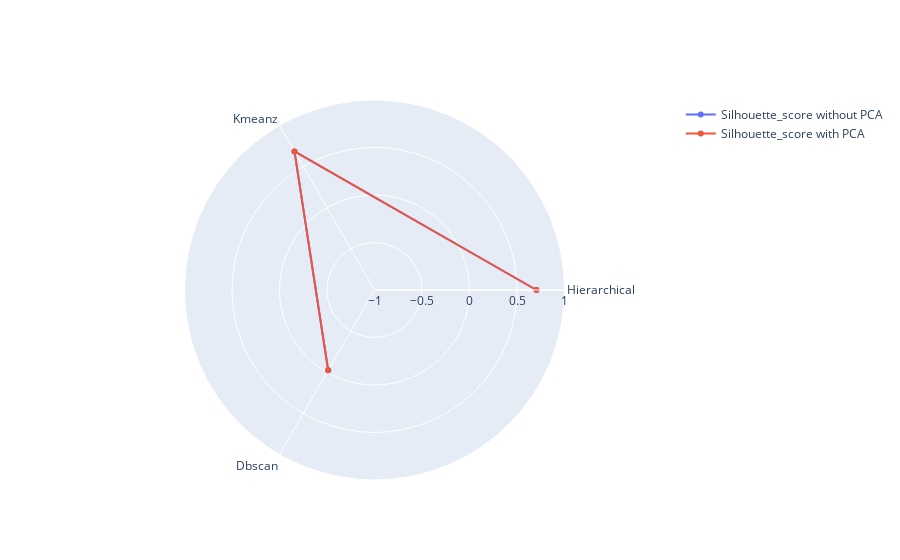

The notebook cell this image was saved under:
### Code cell
import plotly.graph_objects as go

categories = ['Hierarchical', 'Kmeanz', 'Dbscan']

fig = go.Figure()

fig.add_trace(go.Scatterpolar(
      r= [0.7046040167330689, 0.684504742486298, -0.024693453318973144],
      theta=categories,
      name='Silhouette_score without PCA'
))

fig.add_trace(go.Scatterpolar(
      r= [0.7046125532273774, 0.6845177848825283, -0.02468892249604066],
      theta=categories,
      name='Silhouette_score with PCA'
))


fig.update_layout(
  polar=dict(
    radialaxis=dict(
      visible=True,
      range=[-1, 1]
    )),
  showlegend=True
)

fig.show()

### Figure 1 — Plotly figure (JSON) as saved in the notebook; plotly's stock layout.template omitted (floating-point values rounded to 4 significant figures)
{"data": [{"name": "Silhouette_score without PCA", "r": [0.7046, 0.6845, -0.02469], "theta": ["Hierarchical", "Kmeanz", "Dbscan"], "type": "scatterpolar"}, {"name": "Silhouette_score with PCA", "r": [0.7046, 0.6845, -0.02469], "theta": ["Hierarchical", "Kmeanz", "Dbscan"], "type": "scatterpolar"}], "layout": {"polar": {"radialaxis": {"range": [-1, 1], "visible": true}}, "showlegend": true}}
